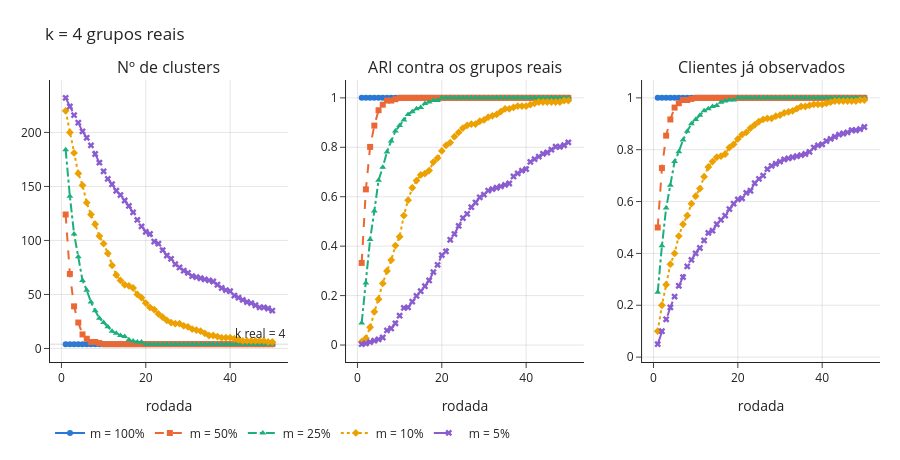
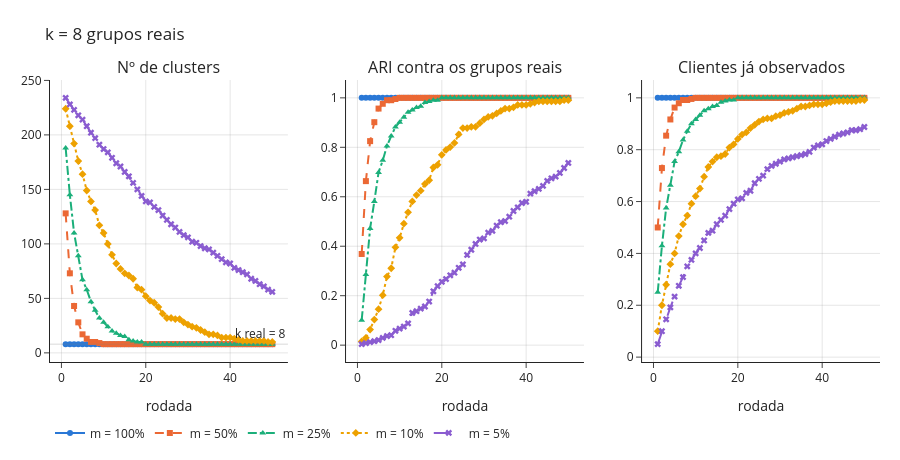
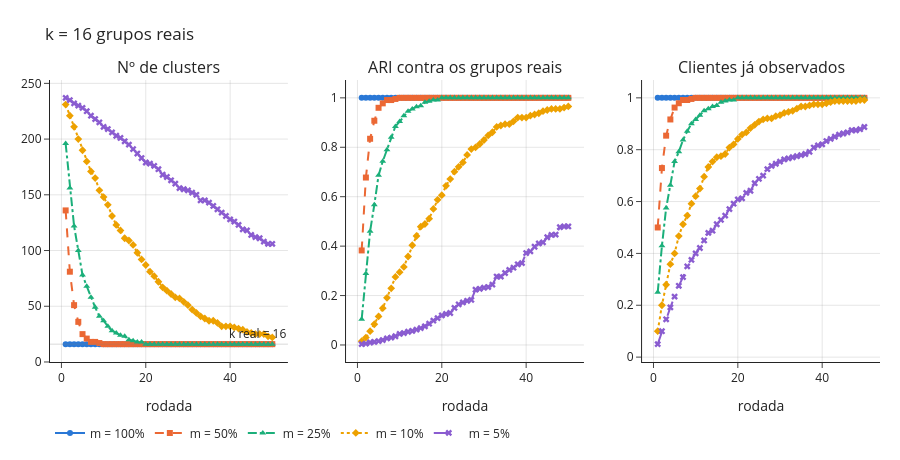

The cell these charts' notebook holds for them, in order:
### Markdown cell above
## 3. Gráficos

Gráficos interativos em Plotly: passe o mouse para ver os valores por rodada e clique na legenda para ocultar um valor de `m`. Um painel por métrica e uma figura por `k` de `KS`. Para mais de uma seed, a linha é a média e a faixa vai do mínimo ao máximo.

### Code cell
CORES = {1.0: "#2a78d6", 0.5: "#eb6834", 0.25: "#1baf7a", 0.1: "#eda100", 0.05: "#8a5cd0"}
TRACOS = {1.0: ("solid", "circle"), 0.5: ("dash", "square"), 0.25: ("dashdot", "triangle-up"), 0.1: ("dot", "diamond"), 0.05: ("longdash", "x")}

# um painel por métrica, uma linha por m, uma figura por k
todas_k = pd.concat(tabelas.values(), ignore_index=True)
paineis = [("clusters", "Nº de clusters"), ("ari", "ARI contra os grupos reais"), ("cobertura", "Clientes já observados")]

for k in KS:
    todas = todas_k[todas_k["k"] == k]
    fig = make_subplots(rows=1, cols=3, subplot_titles=[t for _, t in paineis], horizontal_spacing=0.07)
    for i, (col, _) in enumerate(paineis, start=1):
        for frac in FRACOES:
            g = todas[todas["m"] == frac].groupby("rodada")[col]
            media = g.mean()
            dash, simbolo = TRACOS.get(frac, ("solid", "circle"))
            nome = f"m = {frac:.0%}"
            if len(SEEDS) > 1:  # faixa mín-máx entre as seeds
                fig.add_trace(go.Scatter(x=list(media.index) + list(media.index[::-1]),
                                         y=list(g.max()) + list(g.min()[::-1]), fill="toself",
                                         fillcolor=CORES.get(frac), opacity=0.15, line=dict(width=0),
                                         hoverinfo="skip", showlegend=False, legendgroup=nome), row=1, col=i)
            fig.add_trace(go.Scatter(x=media.index, y=media.values, mode="lines+markers", name=nome,
                                     legendgroup=nome, showlegend=(i == 1),
                                     line=dict(color=CORES.get(frac), dash=dash, width=2),
                                     marker=dict(symbol=simbolo, size=6, color=CORES.get(frac)),
                                     hovertemplate="rodada %{x}: %{y:.3g}<extra>" + nome + "</extra>"), row=1, col=i)
        fig.update_xaxes(title_text="rodada", row=1, col=i)
    fig.add_hline(y=k, line=dict(color="gray", width=1), annotation_text=f"k real = {k}", annotation_position="top right", row=1, col=1)
    fig.update_layout(title=f"k = {k} grupos reais", height=460, hovermode="x unified", margin=dict(t=80, b=40, l=50, r=20),
                      legend=dict(orientation="h", y=-0.2), template="simple_white")
    fig.update_xaxes(showgrid=True, gridcolor="rgba(128,128,128,0.2)")
    fig.update_yaxes(showgrid=True, gridcolor="rgba(128,128,128,0.2)")
    fig.show()
